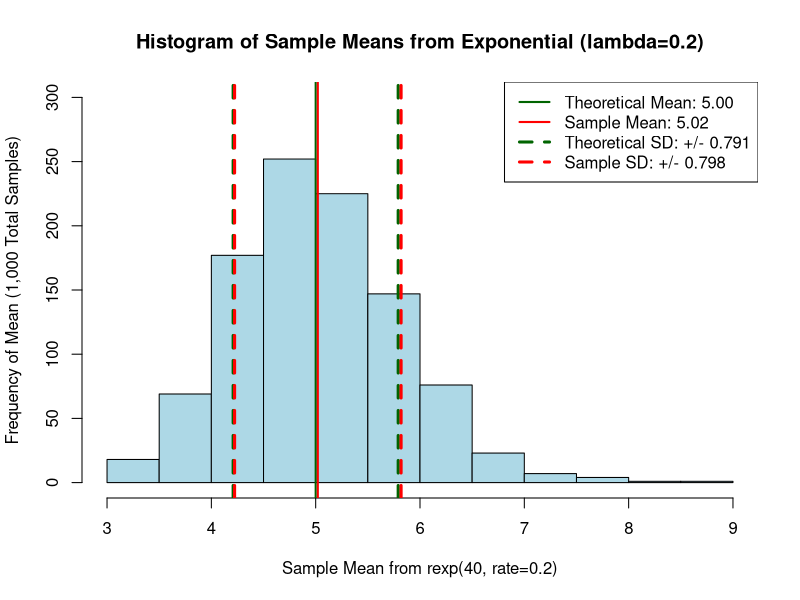
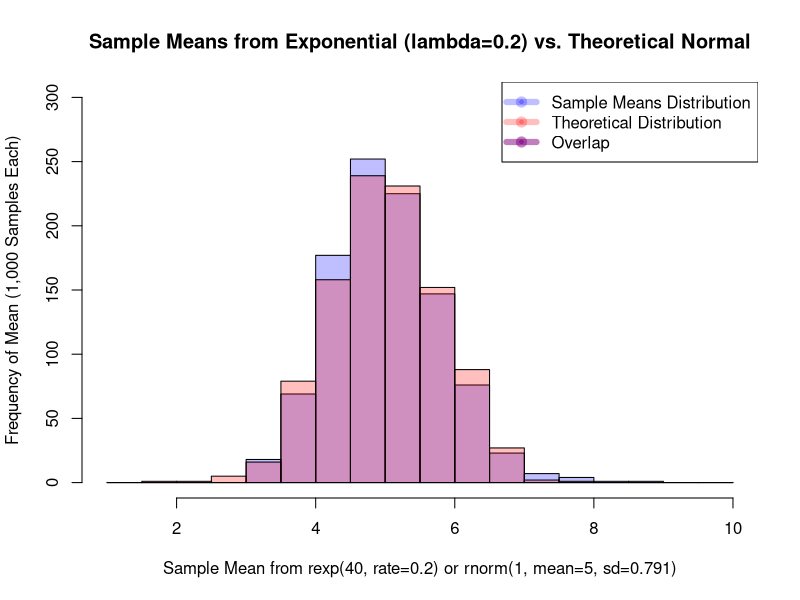

Here is the R script that generated these plots, in order:
## ---- chunk 1
set.seed(0308161239)
expMeans <- NULL
for (intCtr in 1:1000) { expMeans <- c(expMeans,mean(rexp(40,rate=0.2))) }
str(expMeans)
## ---- chunk 2
hist(expMeans,col="light blue",ylim=c(0,300),
     xlab="Sample Mean from rexp(40, rate=0.2)",
     ylab="Frequency of Mean (1,000 Total Samples)",
     main="Histogram of Sample Means from Exponential (lambda=0.2)"
     )
abline(v=c(5 + c(-1,0,1) * 0.791), 
       lwd=c(3,2,3), lty=c(2,1,2), col="dark green"
       )
abline(v=c(mean(expMeans) + c(-1,0,1) * sd(expMeans)), 
       lwd=c(3,2,3), lty=c(2,1,2), col="red"
       )
legend("topright",lty=c(1,1,2,2),lwd=c(2,2,3,3),
       col=c("dark green","red","dark green","red"),
       legend=c("Theoretical Mean: 5.00",
                paste0("Sample Mean: ",round(mean(expMeans),2)),
                "Theoretical SD: +/- 0.791",
                paste0("Sample SD: +/- ",round(sd(expMeans),3))
                )
       )
## ---- chunk 3
## Seed was set previously, code is reproducible
normals <- rnorm(n=1000,mean=5,sd=0.791)
hist(expMeans,col=rgb(0,0,1,0.25),ylim=c(0,300),
     xlab="Sample Mean from rexp(40, rate=0.2) or rnorm(1, mean=5, sd=0.791)",
     ylab="Frequency of Mean (1,000 Samples Each)",
     main="Sample Means from Exponential (lambda=0.2) vs. Theoretical Normal",
     breaks=seq(1,10,by=0.5)
     )
hist(normals,col=rgb(1,0,0,0.25),breaks=seq(1,10,by=0.5),add=TRUE)
legend("topright",legend=c("Sample Means Distribution",
                           "Theoretical Distribution",
                           "Overlap"
                           ),
       pch=20,lwd=6,col=c(rgb(0,0,1,0.25),rgb(1,0,0,0.25),rgb(0.5,0,0.5,0.5))
       )
